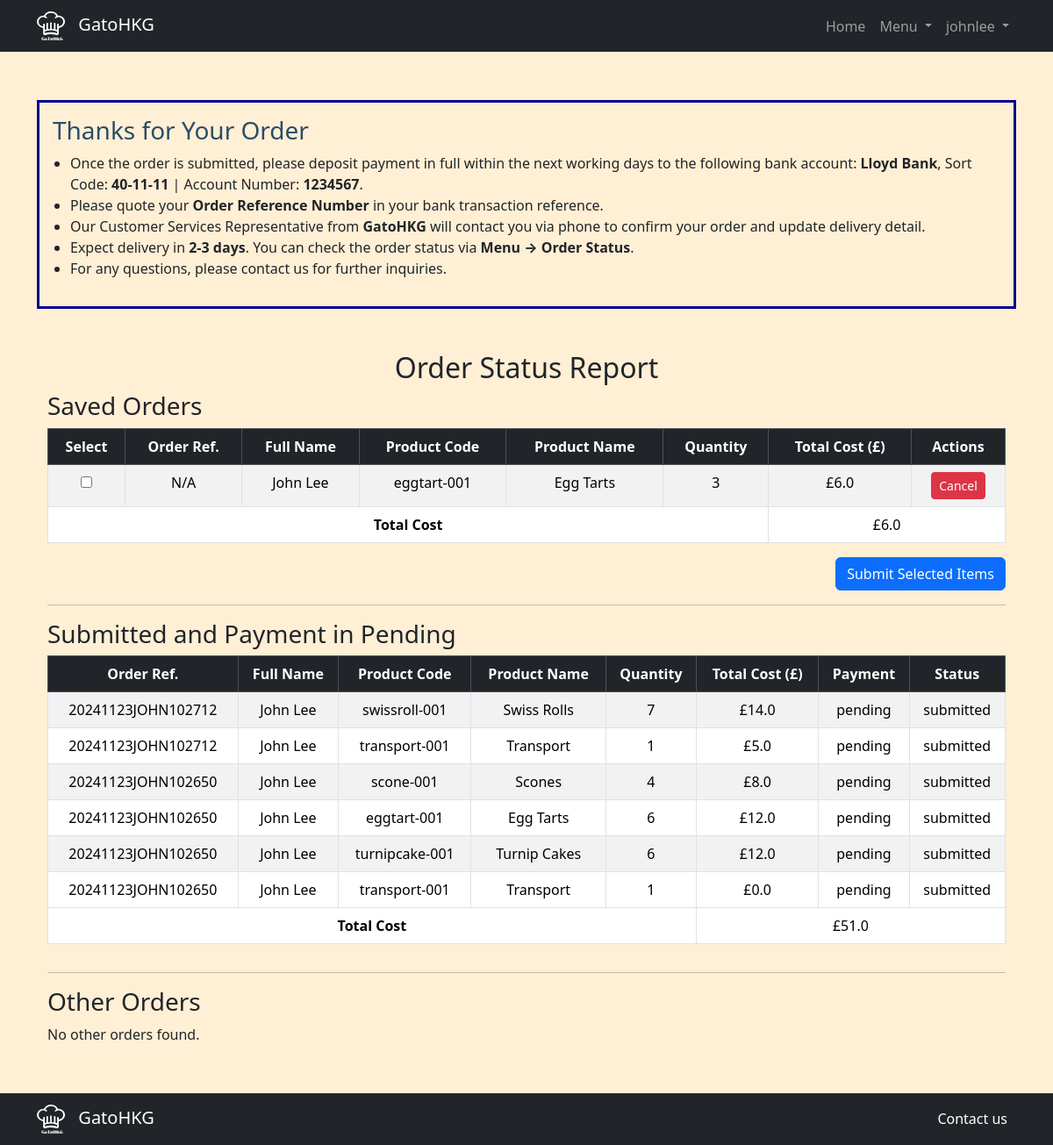
Page /order_status (signed in) on the committed database.
### tables this page shows
CREATE TABLE users (
    user_id INTEGER PRIMARY KEY AUTOINCREMENT,
    username TEXT NOT NULL UNIQUE,
    hash TEXT NOT NULL,
    full_name TEXT NOT NULL,
    address TEXT NOT NULL,
    mobile TEXT NOT NULL,
    email TEXT NOT NULL,
    authority TEXT NOT NULL DEFAULT 'user'
, user_status TEXT Default 'active');

CREATE TABLE "orders" (
    id INTEGER PRIMARY KEY AUTOINCREMENT,
    user_id INTEGER NOT NULL,
    pd_code TEXT NOT NULL,
    order_quantity INTEGER NOT NULL,
    order_costs REAL NOT NULL,
    order_status TEXT DEFAULT 'saved',
    order_payment TEXT DEFAULT 'pending',
    order_number TEXT,
    order_date TIMESTAMP DEFAULT CURRENT_TIMESTAMP
);

CREATE TABLE products (
    id INTEGER PRIMARY KEY AUTOINCREMENT,
    pd_name TEXT NOT NULL,
    pd_code TEXT NOT NULL UNIQUE, 
    pd_price REAL NOT NULL,
    pd_picture TEXT NOT NULL,
    description TEXT
, pd_status TEXT NOT NULL DEFAULT "active");

### app.py (the view)
@app.route("/order_status", methods=["GET"])
@login_required
def order_status():
    try:
        user_id = session.get("user_id")
        if not user_id:
            flash("Session expired. Please log in.", "warning")
            return redirect("/login")
        orders = db.execute("""
            SELECT orders.id, orders.order_number, users.full_name, products.pd_code, products.pd_name,
                   orders.order_quantity, orders.order_costs, orders.order_status, orders.order_payment
            FROM orders
            JOIN users ON orders.user_id = users.user_id
            JOIN products ON orders.pd_code = products.pd_code
            WHERE orders.user_id = ?
            ORDER BY orders.order_number DESC, orders.order_date DESC
        """, user_id)
        if not orders:
            flash("No orders found.", "info")
            return render_template("order_status.html", saved_orders=[], pending_orders=[], other_orders=[])
        saved_orders = [order for order in orders if order["order_status"] == "saved"]
        pending_orders = [order for order in orders if order["order_status"] == "submitted" and order["order_payment"] == "pending"]
        other_orders = [order for order in orders if order not in saved_orders and order not in pending_orders and order["order_status"] != "cancelled"]
        return render_template("order_status.html", saved_orders=saved_orders, pending_orders=pending_orders, other_orders=other_orders)
    except Exception as e:
        app.logger.error(f"Error fetching order statuses: {e}")
        flash("An error occurred while fetching order statuses. Please try again.", "danger")
        return redirect("/")

### helpers.py (called while the page is built)
def login_required(f):
    @wraps(f)
    def decorated_function(*args, **kwargs):
        if session.get("user_id") is None:
            return redirect("/login")
        return f(*args, **kwargs)
    return decorated_function

def gbp(value):
    if value is None:
        return 0
    return f"£{value:,.1f}"

### templates/order_status.html (shortened to what this page needs)
{% extends "layout.html" %}
{% block main %}
<div class="banner_order">
    <h3 style="color: #2a4d69;">Thanks for Your Order</h3>
    <ul style="list-style-type: disc; padding-left: 20px;">
        <li>Once the order is submitted, please deposit payment in full within the next working days to the following bank account:
            <strong>Lloyd Bank</strong>, Sort Code: <strong>40-11-11</strong> | Account Number: <strong>1234567</strong>.
        </li>
        <li>Please quote your <strong>Order Reference Number</strong> in your bank transaction reference.</li>
        <li>Our Customer Services Representative from <strong>GatoHKG</strong> will contact you via phone to confirm your order and update delivery detail.</li>
        <li>Expect delivery in <strong>2-3 days</strong>. You can check the order status via <strong>Menu &rarr; Order Status</strong>.</li>
        <li>For any questions, please contact us for further inquiries.</li>
    </ul>
</div>
<div class="container mt-5">
    <h2 class="text-center">Order Status Report</h2>
    <h3>Saved Orders</h3>
    {% if saved_orders %}
    <div class="table-responsive">
        <table class="table table-bordered table-striped text-center">
            <thead class="table-dark">
                <tr>
                    <th>Select</th>
                    <th>Order Ref.</th>
                    <th>Full Name</th>
                    <th>Product Code</th>
                    <th>Product Name</th>
                    <th>Quantity</th>
                    <th>Total Cost (£)</th>
                    <th>Actions</th>
                </tr>
            </thead>
            <tbody>
                {% for order in saved_orders %}
                <tr>
                    <td>
                        <input type="checkbox" name="selected_items" form="bulk-submit-form" value="{{ order.id }}">
                    </td>
                    <td>{{ order.order_number or "N/A" }}</td>
                    <td>{{ order.full_name }}</td>
                    <td>{{ order.pd_code }}</td>
                    <td>{{ order.pd_name }}</td>
                    <td>{{ order.order_quantity }}</td>
                    <td>{{ order.order_costs | gbp }}</td>
                    <td>
                        <form action="/cancel_order/{{ order.id }}" method="POST" style="display: inline;">
                            <button type="submit" class="btn btn-danger btn-sm">Cancel</button>
                        </form>
                    </td>
                </tr>
                {% endfor %}
            </tbody>
            <tfoot>
                <tr>
                    <td colspan="6"><strong>Total Cost</strong></td>
                    <td colspan="2">{{ saved_orders | sum(attribute='order_costs') | gbp }}</td>
                </tr>
            </tfoot>
        </table>
    </div>
    <div class="text-end">
        <form action="/submit_saved_orders" method="POST" id="bulk-submit-form">
            <button type="submit" class="btn btn-primary">Submit Selected Items</button>
        </form>
    </div>
    {% else %}
    <p>No saved orders found.</p>
    {% endif %}
    <hr>
    <h3>Submitted and Payment in Pending</h3>
    {% if pending_orders %}
    <div class="table-responsive">
        <table class="table table-bordered table-striped text-center">
            <thead class="table-dark">
                <tr>
                    <th>Order Ref.</th>
                    <th>Full Name</th>
                    <th>Product Code</th>
                    <th>Product Name</th>
                    <th>Quantity</th>
                    <th>Total Cost (£)</th>
                    <th>Payment</th>
                    <th>Status</th>
                </tr>
            </thead>
            <tbody>
                {% for order in pending_orders %}
                <tr>
                    <td>{{ order.order_number }}</td>
                    <td>{{ order.full_name }}</td>
                    <td>{{ order.pd_code }}</td>
                    <td>{{ order.pd_name }}</td>
                    <td>{{ order.order_quantity }}</td>
                    <td>{{ order.order_costs | gbp }}</td>
                    <td>{{ order.order_payment }}</td>
                    <td>{{ order.order_status }}</td>
                </tr>
                {% endfor %}
            </tbody>
            <tfoot>
                <tr>
                    <td colspan="5"><strong>Total Cost</strong></td>
                    <td colspan="3">{{ pending_orders | sum(attribute='order_costs') | gbp }}</td>
                </tr>
            </tfoot>
        </table>
    </div>
    {% else %}
    <p>No submitted and pending orders found.</p>
    {% endif %}
    <hr>
    <h3>Other Orders</h3>
    {% if other_orders %}
    <div class="table-responsive">
        <table class="table table-bordered table-striped text-center">
            <thead class="table-dark">
                <tr>
                    <th>Order Ref.</th>
                    <th>Full Name</th>
                    <th>Product Code</th>
                    <th>Product Name</th>
                    <th>Quantity</th>
                    <th>Total Cost (£)</th>
                    <th>Payment</th>
                    <th>Status</th>
                </tr>
            </thead>
            <tbody>
                {% for order in other_orders %}
                <tr>
                    <td>{{ order.order_number }}</td>
                    <td>{{ order.full_name }}</td>
                    <td>{{ order.pd_code }}</td>
                    <td>{{ order.pd_name }}</td>
                    <td>{{ order.order_quantity }}</td>
                    <td>{{ order.order_costs | gbp }}</td>
                    <td>{{ order.order_payment }}</td>
                    <td>{{ order.order_status }}</td>
                </tr>
                {% endfor %}
            </tbody>
            <tfoot>
                <tr>
                    <td colspan="5"><strong>Total Cost</strong></td>
                    <td colspan="3">{{ other_orders | sum(attribute='order_costs') | gbp }}</td>
                </tr>
            </tfoot>
        </table>
    </div>
    {% else %}
    <p>No other orders found.</p>
    {% endif %}
</div>
{% endblock %}

### templates/layout.html (shortened to what this page needs)
<!DOCTYPE html>
<html lang="en">
<head>
    <link href="https://cdn.jsdelivr.net/npm/bootstrap@5.3.3/dist/css/bootstrap.min.css" rel="stylesheet"
>
    <link rel="stylesheet" href="{{ url_for('static', filename='style.css') }}">
</head>
<body>
    <header>
        <nav class="navbar navbar-expand-lg navbar-dark bg-dark top-nav">
            <div class="container">
                <a class="navbar-brand" href="/">
                    <img src="{{ url_for('static', filename='img/Gato logo W.svg') }}" class="gato-ico" alt="GatoHKG Logo">
                    GatoHKG
                </a>
                <div class="collapse navbar-collapse" id="navbarSupportedContent">
                    <ul class="navbar-nav ms-auto mb-2 mb-lg-0">
                        <li class="nav-item">
                            <a class="nav-link" href="/">Home</a>
                        </li>
                        {% if session.get('authority') != 'admin' %}
                            <li class="nav-item dropdown">
                                <a class="nav-link dropdown-toggle" href="#" role="button" data-bs-toggle="dropdown" aria-expanded="false">
                                    Menu
                                </a>
                            </li>
                        {% endif %}
                        {% if session.get('user_id') %}
                            <li class="nav-item dropdown">
                                <a class="nav-link dropdown-toggle" href="#" role="button" data-bs-toggle="dropdown" aria-expanded="false">
                                    {{ session['username'] }}
                                </a>
                            </li>
                        {% endif %}
                    </ul>
                </div>
            </div>
        </nav>
    </header>
    <main class="container py-5">
        {% block main %}{% endblock %}
    </main>
    <footer>
        <nav class="navbar navbar-expand-lg navbar-dark bg-dark bottom-nav">
            <div class="container">
                <a class="navbar-brand" href="#">
                    <img src="{{ url_for('static', filename='img/Gato logo W.svg') }}" class="gato-ico" alt="gato-ico-btm">
                    GatoHKG
                </a>
                <div class="text-center">
                    <a class="contact-link" href="#">Contact us</a>
                </div>
            </div>
        </nav>
    </footer>
</body>
</html>

### static/style.css (style rules this page uses)
body { background-color: papayawhip; padding-top: 50px; padding-bottom: 50px; justify-content: center; }
.top-nav { position: fixed; top: 0; width: 100%; z-index: 1030; }
.contact-link { color: white; text-decoration: none; padding: 5px 10px; display: inline-block; }
.bottom-nav { position: fixed; bottom: 0; width: 100%; z-index: 1030; }
.gato-ico { width:8%; margin-right: 10px; align-self: flex-start; }
table.table { background-color: white; border-collapse: collapse; }
.banner_order { border: 3px solid darkblue; padding: 15px; margin-bottom: 20px; }

### rows in the picture
users: username "johnlee"
orders: order_number "N/A", full_name "John Lee", pd_code "eggtart-001", pd_name "Egg Tarts", order_quantity "3", order_costs|gbp "£6.0"
orders: order_number "20241123JOHN102712", full_name "John Lee", pd_code "swissroll-001", pd_name "Swiss Rolls", order_quantity "7", order_costs|gbp "£14.0", order_payment "pending", order_status "submitted"
orders: order_number "20241123JOHN102712", full_name "John Lee", pd_code "transport-001", pd_name "Transport", order_quantity "1", order_costs|gbp "£5.0", order_payment "pending", order_status "submitted"
orders: order_number "20241123JOHN102650", full_name "John Lee", pd_code "scone-001", pd_name "Scones", order_quantity "4", order_costs|gbp "£8.0", order_payment "pending", order_status "submitted"
orders: order_number "20241123JOHN102650", full_name "John Lee", pd_code "eggtart-001", pd_name "Egg Tarts", order_quantity "6", order_costs|gbp "£12.0", order_payment "pending", order_status "submitted"
orders: order_number "20241123JOHN102650", full_name "John Lee", pd_code "turnipcake-001", pd_name "Turnip Cakes", order_quantity "6", order_costs|gbp "£12.0", order_payment "pending", order_status "submitted"
orders: order_number "20241123JOHN102650", full_name "John Lee", pd_code "transport-001", pd_name "Transport", order_quantity "1", order_costs|gbp "£0.0", order_payment "pending", order_status "submitted"

### other values in the picture
{{ saved_orders | sum(attribute='order_costs') | gbp }} "£6.0"
{{ pending_orders | sum(attribute='order_costs') | gbp }} "£51.0"
